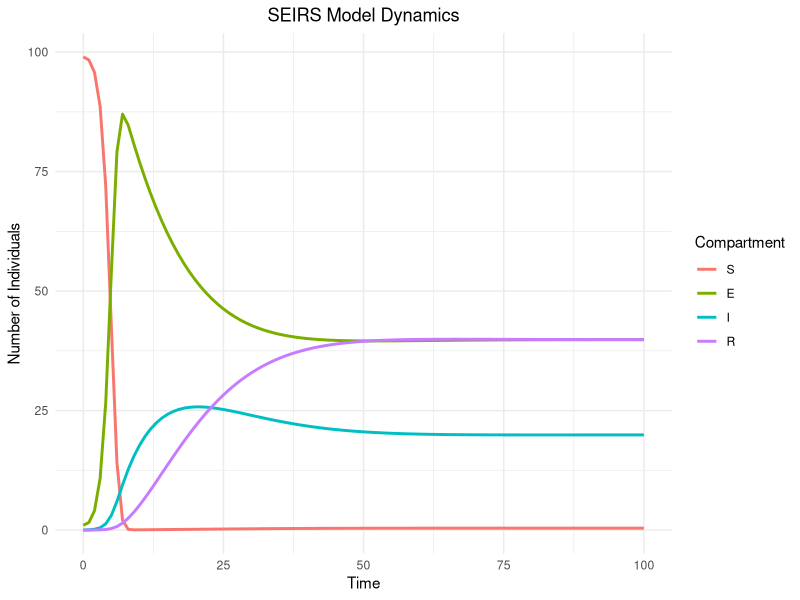

Here is the R script that generated this plot:
# Adaptable SEIRS Model

library(deSolve)
library(ggplot2)
library(reshape2)

# SEIRS model function
seirs_model <- function(time, state, parameters) {
  with(as.list(c(state, parameters)), {
    dS <- -beta * S * I + delta * R
    dE <- beta * S * I - sigma * E
    dI <- sigma * E - gamma * I
    dR <- gamma * I - delta * R
    return(list(c(dS, dE, dI, dR)))
  })
}

# Parameters for the SEIRS model
parameters <- c(beta = 0.25, sigma = 0.05, gamma = 0.1, delta = 0.05)
# Initial state for the SEIRS model
initial_state <- c(S = 99, E = 1, I = 0, R = 0)
# Time sequence for the simulation
times <- seq(0, 100, by = 1)

# Solving the SEIRS model
output <- ode(y = initial_state, times = times, func = seirs_model, parms = parameters)

# Visualising the output
output_df <- as.data.frame(output)

output_long <- reshape2::melt(output_df, id.vars = "time")

# Plotting the results
ggplot(output_long, aes(x = time, y = value, color = variable)) +
  geom_line(size = 1) +
  theme_minimal() +
  labs(x = "Time", y = "Number of Individuals", color = "Compartment") +
  ggtitle("SEIRS Model Dynamics") +
  theme(plot.title = element_text(hjust = 0.5))

# Modification examples:
# SI Model: Set sigma = 0, gamma = 0, and delta = 0.
# SIS Model: Set sigma = 0, gamma = 0, and delta > 0.
# SIR Model: Set sigma = 0 and delta = 0.
# SIRS Model: Set sigma = 0.
# SEIR Model: Set delta = 0.

# Basically, E corresponds to sigma, R to gamma, and S(at the end) to delta.
